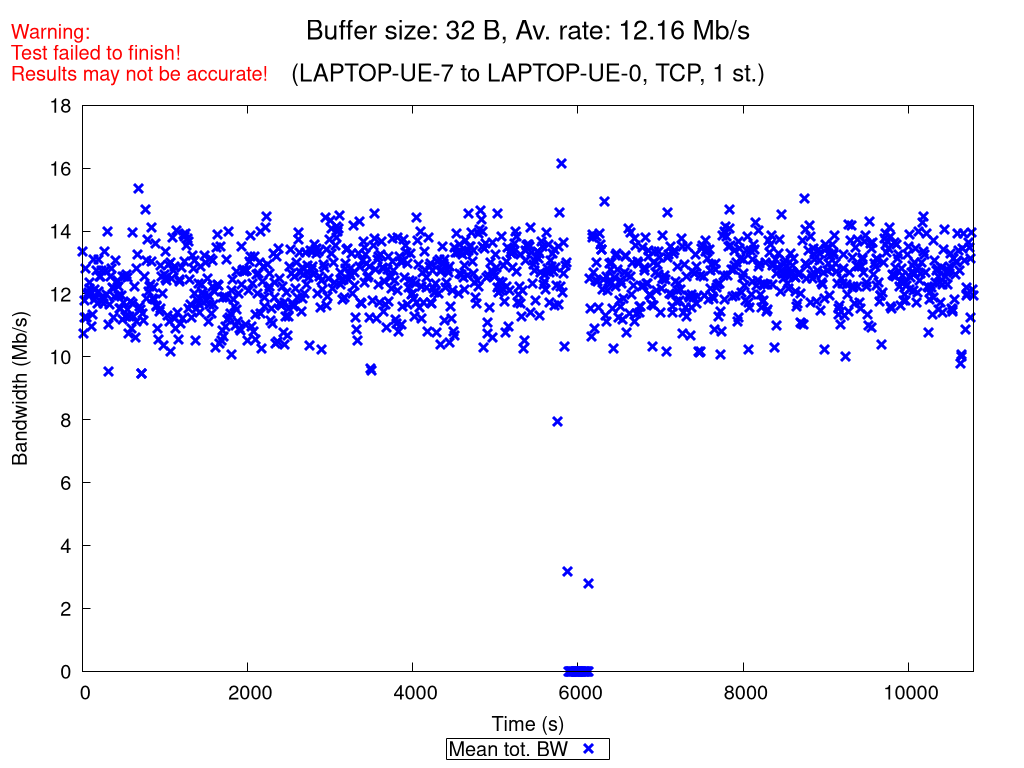

This figure's gnuplot source:
set terminal pngcairo nocrop enhanced size 1024,768 font "Verdana,15"
set output "TCP_1_st_2020_10_28_08-01-21_two2one_00032B.png"

set title "{/=20 Buffer size: 32 B, Av. rate: 12.16 Mb/s}\n\n{/=18 (LAPTOP-UE-7 to LAPTOP-UE-0, TCP, 1 st.)}"
set label "Warning:\nTest failed to finish!\nResults may not be accurate!" at screen 0.01, screen 0.96 tc rgb "red"

set xlabel "Time (s)"
set ylabel "Bandwidth (Mb/s)"
set ytics nomirror
set key bmargin center horizontal box samplen 1 width -1
set bmargin 4.6
set rmargin 4.5

rf = 1000000.0  # rate factor
set style fill transparent solid 0.2 noborder
set autoscale xfix
plot "TCP_1_st_2020_10_28_08-01-21_two2one_00032B_iperf_processed.dat" using 1:($2/rf-$3/rf):($2/rf+$3/rf) with filledcurves lc rgb "blue" notitle, \
     "" using 1:($2/rf) with points pt 2 ps 1.5 lw 3 lc rgb "blue" title "Mean tot. BW", \
